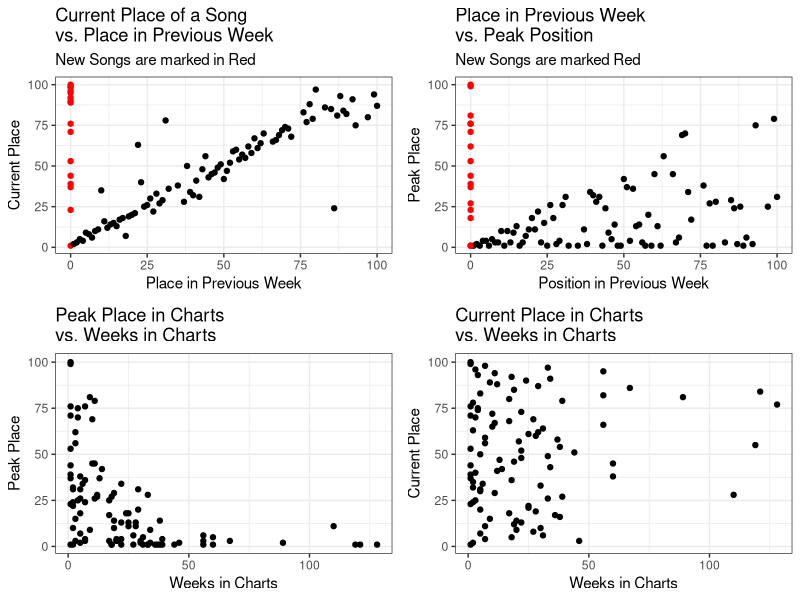
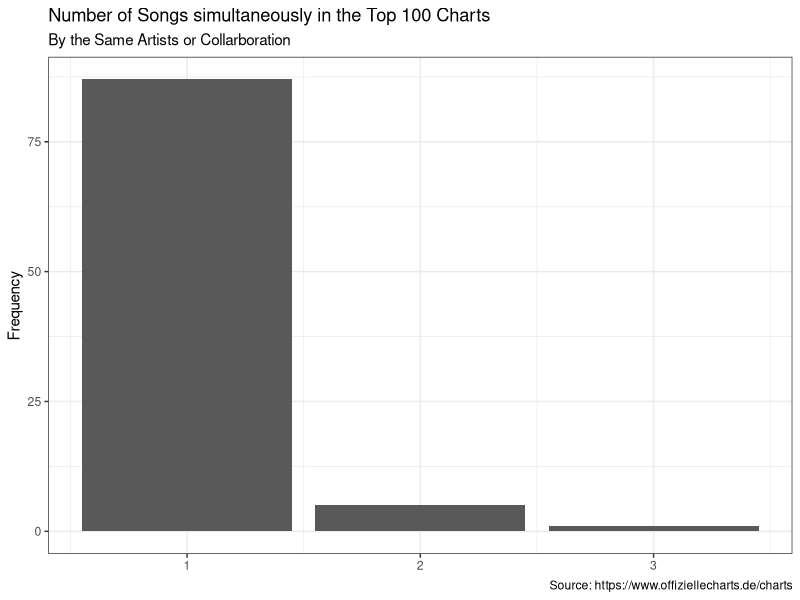
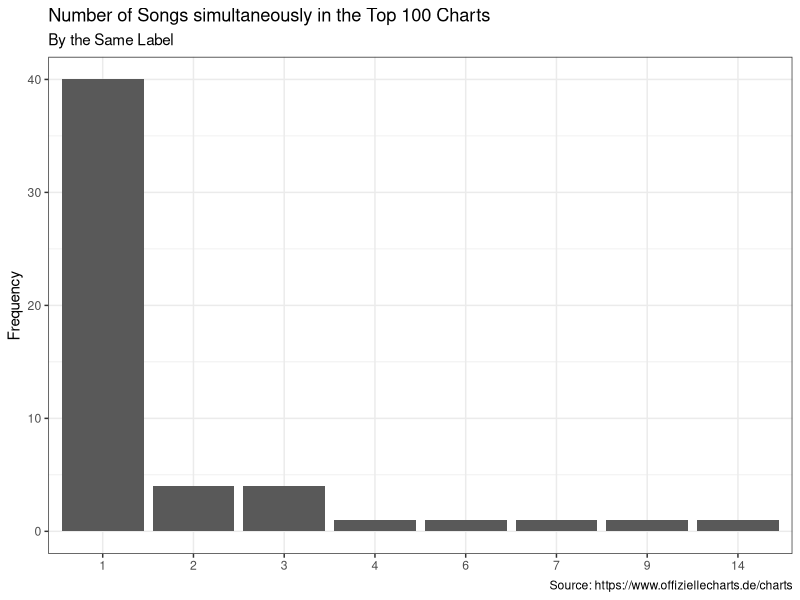

These charts were generated, in order, by the following R code:
## ---- chunk 1
library(ggplot2)
library(gridExtra)
library(readr)
library(dplyr)
chart_scrap <- read_csv('2022-03-23_charts_report.csv')
## ---- chunk 2
#Reporting Figures and Tables
#Scatter Plots
current_v_last <- ggplot(data = chart_scrap,
                                     aes(y = current, x=last_week,
                                     col=ifelse(is.na(last_week), yes = 'NA' , no = 'NonNA')))+
                                      geom_point(aes(y = current, x=last_week_fill),show.legend = F)+
                                      scale_color_manual(values = c('#FF0000','#000000'))+
                                      labs(title = 'Current Place of a Song \nvs. Place in Previous Week',
                                           subtitle = 'New Songs are marked in Red',
                                           y='Current Place', x='Place in Previous Week')+
                                        theme_bw()
weeks_v_peak <- ggplot(data = chart_scrap,
                                             aes(x=weeks_in_charts, y=peak_in_charts))+
                                              geom_point()+
                                              labs(title = 'Peak Place in Charts \nvs. Weeks in Charts',
                                                   x='Weeks in Charts', y='Peak Place')+
                                              theme_bw()
week_v_current <- ggplot(data = chart_scrap, aes(x=weeks_in_charts, y=current))+
                                      geom_point()+
                                      labs(title = 'Current Place in Charts \nvs. Weeks in Charts',
                                           x='Weeks in Charts', y='Current Place')+
                                      theme_bw()
last_v_peak <- ggplot(data = chart_scrap, aes(x=last_week_fill, y=peak_in_charts,
                                                col=ifelse(is.na(last_week), yes = 'NA' , no = 'NonNA')))+
                                    geom_point(show.legend = F)+
                                    labs(title = 'Place in Previous Week \nvs. Peak Position',
                                         subtitle = 'New Songs are marked Red',
                                         x='Position in Previous Week', y='Peak Place')+
                                    scale_color_manual(values = c('#FF0000','#000000'))+
                                    theme_bw()
grid.arrange(current_v_last,last_v_peak, weeks_v_peak,week_v_current, nrow=2)
## ---- chunk 3
chart_scrap%>%
                      count(artist)%>%
                      ggplot(aes(x=n))+
                      geom_bar()+
                      labs(title = 'Number of Songs simultaneously in the Top 100 Charts',
                           subtitle = 'By the Same Artists or Collarboration',
                           y='Frequency',
                           x=NULL,
                           caption = 'Source: https://www.offiziellecharts.de/charts')+
                      theme_bw()
chart_scrap%>%
                        count(artist,sort = T)%>%
                        filter(n>1)%>%
                        knitr::kable()
chart_scrap%>%
                      count(label)%>%
                      ggplot(aes(x=as.factor(n)))+
                      geom_bar()+
                      geom_bar()+
                      labs(title = 'Number of Songs simultaneously in the Top 100 Charts',
                           subtitle = 'By the Same Label',
                           y='Frequency',
                           x=NULL,
                           caption = 'Source: https://www.offiziellecharts.de/charts')+
                      theme_bw()
chart_scrap%>%
                        count(label, sort = T)%>%
                        filter(n>1)%>%
                        knitr::kable()
## ---- chunk 4
#Songs that are currently peaking
chart_scrap%>%
                        filter(current == peak_in_charts)%>%
                        select(artist, title, current)%>%
                        rename(Position = current)%>%
                        knitr::kable()
